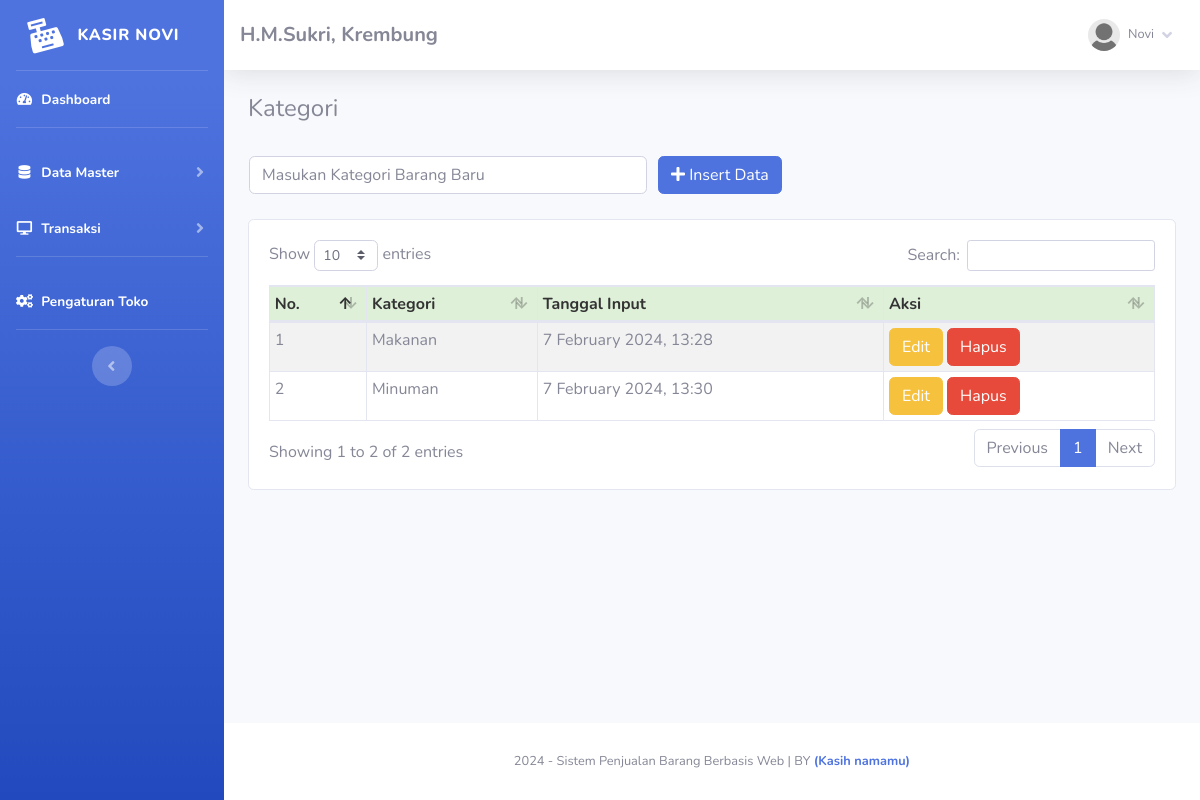
Screenshot of /index.php?page=kategori (signed in) with the database file from the repository.
### tables this page shows
CREATE TABLE IF NOT EXISTS `toko` (
  `id_toko` int NOT NULL AUTO_INCREMENT,
  `nama_toko` varchar(255) NOT NULL,
  `alamat_toko` text NOT NULL,
  `tlp` varchar(255) NOT NULL,
  `nama_pemilik` varchar(255) NOT NULL,
  PRIMARY KEY (`id_toko`)
);

CREATE TABLE IF NOT EXISTS `member` (
  `id_member` int NOT NULL AUTO_INCREMENT,
  `nm_member` varchar(255) NOT NULL,
  `alamat_member` text NOT NULL,
  `telepon` varchar(255) NOT NULL,
  `email` varchar(255) NOT NULL,
  `gambar` text NOT NULL,
  `NIK` text NOT NULL,
  PRIMARY KEY (`id_member`)
);

CREATE TABLE IF NOT EXISTS `kategori` (
  `id_kategori` int NOT NULL AUTO_INCREMENT,
  `nama_kategori` varchar(255) NOT NULL,
  `tgl_input` varchar(255) NOT NULL,
  PRIMARY KEY (`id_kategori`)
);

### admin/module/kategori/index.php (the view, shortened to what this page needs)
<h4>Kategori</h4>
<br />
<?php
	if(!empty($_GET['uid'])){
	$sql = "SELECT * FROM kategori WHERE id_kategori = ?";
	$row = $config->prepare($sql);
	$row->execute(array($_GET['uid']));
	$edit = $row->fetch();
?>
<form method="POST" action="fungsi/edit/edit.php?kategori=edit">
    <table>
        <tr>
            <td style="width:25pc;"><input type="text" class="form-control" value="<?= $edit['nama_kategori'];?>"
                    required name="kategori" placeholder="Masukan Kategori Barang Baru">
                <input type="hidden" name="id" value="<?= $edit['id_kategori'];?>">
            </td>
            <td style="padding-left:10px;"><button id="tombol-simpan" class="btn btn-primary"><i class="fa fa-edit"></i>
                    Ubah Data</button></td>
        </tr>
    </table>
</form>
<?php }else{?>
<form method="POST" action="fungsi/tambah/tambah.php?kategori=tambah">
    <table>
        <tr>
            <td style="width:25pc;"><input type="text" class="form-control" required name="kategori"
                    placeholder="Masukan Kategori Barang Baru"></td>
            <td style="padding-left:10px;"><button id="tombol-simpan" class="btn btn-primary"><i class="fa fa-plus"></i>
                    Insert Data</button></td>
        </tr>
    </table>
</form>
<?php }?>
<br />
<div class="card card-body">
    <div class="table-responsive">
        <table class="table table-bordered table-striped table-sm" id="example1">
            <thead>
                <tr style="background:#DFF0D8;color:#333;">
                    <th>No.</th>
                    <th>Kategori</th>
                    <th>Tanggal Input</th>
                    <th>Aksi</th>
                </tr>
            </thead>
            <tbody>
                <?php
				$hasil = $lihat -> kategori();
				$no=1;
				foreach($hasil as $isi){
			?>
                <tr>
                    <td><?php echo $no;?></td>
                    <td><?php echo $isi['nama_kategori'];?></td>
                    <td><?php echo $isi['tgl_input'];?></td>
                    <td>
                        <a href="index.php?page=kategori&uid=<?php echo $isi['id_kategori'];?>"><button
                                class="btn btn-warning">Edit</button></a>
                        <a href="fungsi/hapus/hapus.php?kategori=hapus&id=<?php echo $isi['id_kategori'];?>"
                            onclick="javascript:return confirm('Hapus Data Kategori ?');"><button
                                class="btn btn-danger">Hapus</button></a>
                    </td>
                </tr>
                <?php $no++; }?>
            </tbody>
        </table>
    </div>
</div>

### admin/template/sidebar.php (shortened to what this page needs)
<?php
    $id = $_SESSION['admin']['id_member'];
    $hasil_profil = $lihat -> member_edit($id);
?>
<ul class="navbar-nav bg-gradient-primary sidebar sidebar-dark accordion" id="accordionSidebar">
    <a class="sidebar-brand d-flex align-items-center justify-content-center" href="index.php">
        <div class="sidebar-brand-icon rotate-n-15">
            <i class="fas fa-cash-register"></i>
        </div>
        <div class="sidebar-brand-text mx-3">Kasir Novi<sup></sup></div>
    </a>
    <hr class="sidebar-divider my-0">
    <li class="nav-item active">
        <a class="nav-link" href="index.php">
            <i class="fas fa-fw fa-tachometer-alt"></i>
            <span>Dashboard</span></a>
    </li>
    <hr class="sidebar-divider">
    <li class="nav-item active">
        <a class="nav-link collapsed" href="#" data-toggle="collapse" data-target="#collapseTwo" aria-expanded="true"
            aria-controls="collapseTwo">
            <i class="fas fa-fw fa-database"></i>
            <span>Data Master</span>
        </a>
    </li>
    <li class="nav-item active">
        <a class="nav-link collapsed" href="#" data-toggle="collapse" data-target="#collapse3" aria-expanded="true"
            aria-controls="collapse3">
            <i class="fas fa-fw fa-desktop"></i>
            <span>Transaksi</span>
        </a>
    </li>
    <hr class="sidebar-divider">
    <li class="nav-item active">
        <a class="nav-link" href="index.php?page=pengaturan">
            <i class="fas fa-fw fa-cogs"></i>
            <span>Pengaturan Toko</span></a>
    </li>
    <hr class="sidebar-divider d-none d-md-block">
    <div class="text-center d-none d-md-inline">
        <button class="rounded-circle border-0" id="sidebarToggle"></button>
    </div>
</ul>
<div id="content-wrapper" class="d-flex flex-column">
    <div id="content">
        <nav class="navbar navbar-expand navbar-light bg-white topbar mb-4 static-top shadow">
            <h5 class="d-lg-block d-none mt-2"><b><?php echo $toko['nama_toko'];?>, <?php echo $toko['alamat_toko'];?></b></h5>
            <ul class="navbar-nav ml-auto">
                <li class="nav-item dropdown no-arrow">
                    <a class="nav-link dropdown-toggle" href="#" id="userDropdown" role="button" data-toggle="dropdown"
                        aria-haspopup="true" aria-expanded="false">
                        <img class="img-profile rounded-circle"
                            src="assets/img/user/<?php echo $hasil_profil['gambar'];?>">
                        <span
                            class="mr-2 d-none d-lg-inline text-gray-600 small ml-2"><?php echo $hasil_profil['nm_member'];?></span>
                        <i class="fas fa-angle-down"></i>
                    </a>
                </li>
            </ul>
        </nav>
        <div class="container-fluid">

### rows the page displays
toko: nama_toko "H.M.Sukri", alamat_toko "Krembung"
kategori: nama_kategori "Makanan", tgl_input "7 February 2024, 13:28"
kategori: nama_kategori "Minuman", tgl_input "7 February 2024, 13:30"

### other values shown
$hasil_profil['nm_member'] "Novi"
